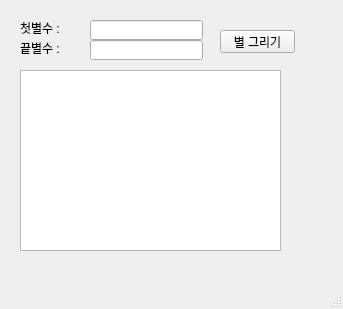
<?xml version="1.0" encoding="UTF-8"?>
<ui version="4.0">
 <class>MainWindow</class>
 <widget class="QMainWindow" name="MainWindow">
  <property name="geometry">
   <rect>
    <x>0</x>
    <y>0</y>
    <width>343</width>
    <height>309</height>
   </rect>
  </property>
  <property name="windowTitle">
   <string>MainWindow</string>
  </property>
  <widget class="QWidget" name="centralwidget">
   <widget class="QLabel" name="lbl1">
    <property name="geometry">
     <rect>
      <x>20</x>
      <y>20</y>
      <width>201</width>
      <height>16</height>
     </rect>
    </property>
    <property name="text">
     <string>첫별수 : </string>
    </property>
   </widget>
   <widget class="QLabel" name="lbl1_2">
    <property name="geometry">
     <rect>
      <x>20</x>
      <y>40</y>
      <width>201</width>
      <height>16</height>
     </rect>
    </property>
    <property name="text">
     <string>끝별수 : </string>
    </property>
   </widget>
   <widget class="QPushButton" name="pb">
    <property name="geometry">
     <rect>
      <x>220</x>
      <y>30</y>
      <width>75</width>
      <height>23</height>
     </rect>
    </property>
    <property name="text">
     <string>별 그리기</string>
    </property>
   </widget>
   <widget class="QLineEdit" name="le_first">
    <property name="geometry">
     <rect>
      <x>90</x>
      <y>20</y>
      <width>113</width>
      <height>20</height>
     </rect>
    </property>
   </widget>
   <widget class="QLineEdit" name="le_last">
    <property name="geometry">
     <rect>
      <x>90</x>
      <y>40</y>
      <width>113</width>
      <height>20</height>
     </rect>
    </property>
   </widget>
   <widget class="QTextEdit" name="te">
    <property name="geometry">
     <rect>
      <x>20</x>
      <y>70</y>
      <width>261</width>
      <height>181</height>
     </rect>
    </property>
   </widget>
  </widget>
  <widget class="QMenuBar" name="menubar">
   <property name="geometry">
    <rect>
     <x>0</x>
     <y>0</y>
     <width>343</width>
     <height>21</height>
    </rect>
   </property>
  </widget>
  <widget class="QStatusBar" name="statusbar"/>
 </widget>
 <resources/>
 <connections/>
</ui>
